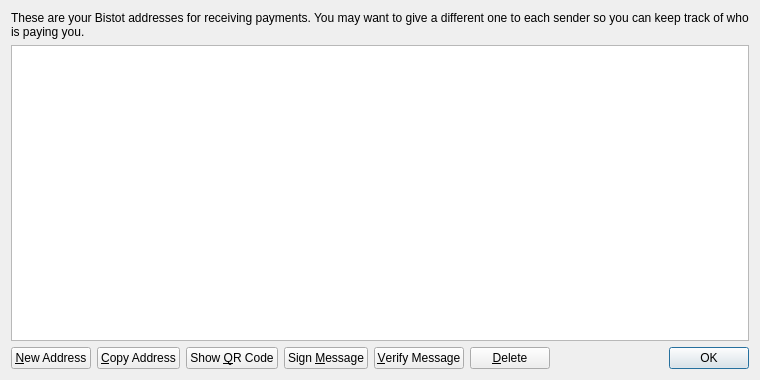
<?xml version="1.0" encoding="UTF-8"?>
<ui version="4.0">
 <class>AddressBookPage</class>
 <widget class="QWidget" name="AddressBookPage">
  <property name="geometry">
   <rect>
    <x>0</x>
    <y>0</y>
    <width>760</width>
    <height>380</height>
   </rect>
  </property>
  <property name="windowTitle">
   <string>Address Book</string>
  </property>
  <layout class="QVBoxLayout" name="verticalLayout">
   <item>
    <widget class="QLabel" name="labelExplanation">
     <property name="text">
      <string>These are your Bistot addresses for receiving payments. You may want to give a different one to each sender so you can keep track of who is paying you.</string>
     </property>
     <property name="textFormat">
      <enum>Qt::PlainText</enum>
     </property>
     <property name="wordWrap">
      <bool>true</bool>
     </property>
    </widget>
   </item>
   <item>
    <widget class="QTableView" name="tableView">
     <property name="contextMenuPolicy">
      <enum>Qt::CustomContextMenu</enum>
     </property>
     <property name="toolTip">
      <string>Double-click to edit address or label</string>
     </property>
     <property name="tabKeyNavigation">
      <bool>false</bool>
     </property>
     <property name="selectionMode">
      <enum>QAbstractItemView::SingleSelection</enum>
     </property>
     <property name="selectionBehavior">
      <enum>QAbstractItemView::SelectRows</enum>
     </property>
     <property name="sortingEnabled">
      <bool>true</bool>
     </property>
     <attribute name="verticalHeaderVisible">
      <bool>false</bool>
     </attribute>
    </widget>
   </item>
   <item>
    <layout class="QHBoxLayout" name="horizontalLayout">
     <item>
      <widget class="QPushButton" name="newAddressButton">
       <property name="toolTip">
        <string>Create a new address</string>
       </property>
       <property name="text">
        <string>&amp;New Address</string>
       </property>
      </widget>
     </item>
     <item>
      <widget class="QPushButton" name="copyToClipboard">
       <property name="toolTip">
        <string>Copy the currently selected address to the system clipboard</string>
       </property>
       <property name="text">
        <string>&amp;Copy Address</string>
       </property>
      </widget>
     </item>
     <item>
      <widget class="QPushButton" name="showQRCode">
       <property name="text">
        <string>Show &amp;QR Code</string>
       </property>
      </widget>
     </item>
     <item>
      <widget class="QPushButton" name="signMessage">
       <property name="toolTip">
        <string>Sign a message to prove you own a Bistot address</string>
       </property>
       <property name="text">
        <string>Sign &amp;Message</string>
       </property>
      </widget>
     </item>
     <item>
      <widget class="QPushButton" name="verifyMessage">
       <property name="toolTip">
        <string>Verify a message to ensure it was signed with a specified Bistot address</string>
       </property>
       <property name="text">
        <string>&amp;Verify Message</string>
       </property>
      </widget>
     </item>
     <item>
      <widget class="QPushButton" name="deleteButton">
       <property name="toolTip">
        <string>Delete the currently selected address from the list</string>
       </property>
       <property name="text">
        <string>&amp;Delete</string>
       </property>
      </widget>
     </item>
     <item>
      <spacer name="horizontalSpacer">
       <property name="orientation">
        <enum>Qt::Horizontal</enum>
       </property>
       <property name="sizeHint" stdset="0">
        <size>
         <width>40</width>
         <height>20</height>
        </size>
       </property>
      </spacer>
     </item>
     <item>
      <widget class="QDialogButtonBox" name="buttonBox">
       <property name="sizePolicy">
        <sizepolicy hsizetype="Maximum" vsizetype="Fixed">
         <horstretch>0</horstretch>
         <verstretch>0</verstretch>
        </sizepolicy>
       </property>
       <property name="standardButtons">
        <set>QDialogButtonBox::Ok</set>
       </property>
      </widget>
     </item>
    </layout>
   </item>
  </layout>
 </widget>
 <resources>
  <include location="../bitcoin.qrc"/>
 </resources>
 <connections/>
</ui>
